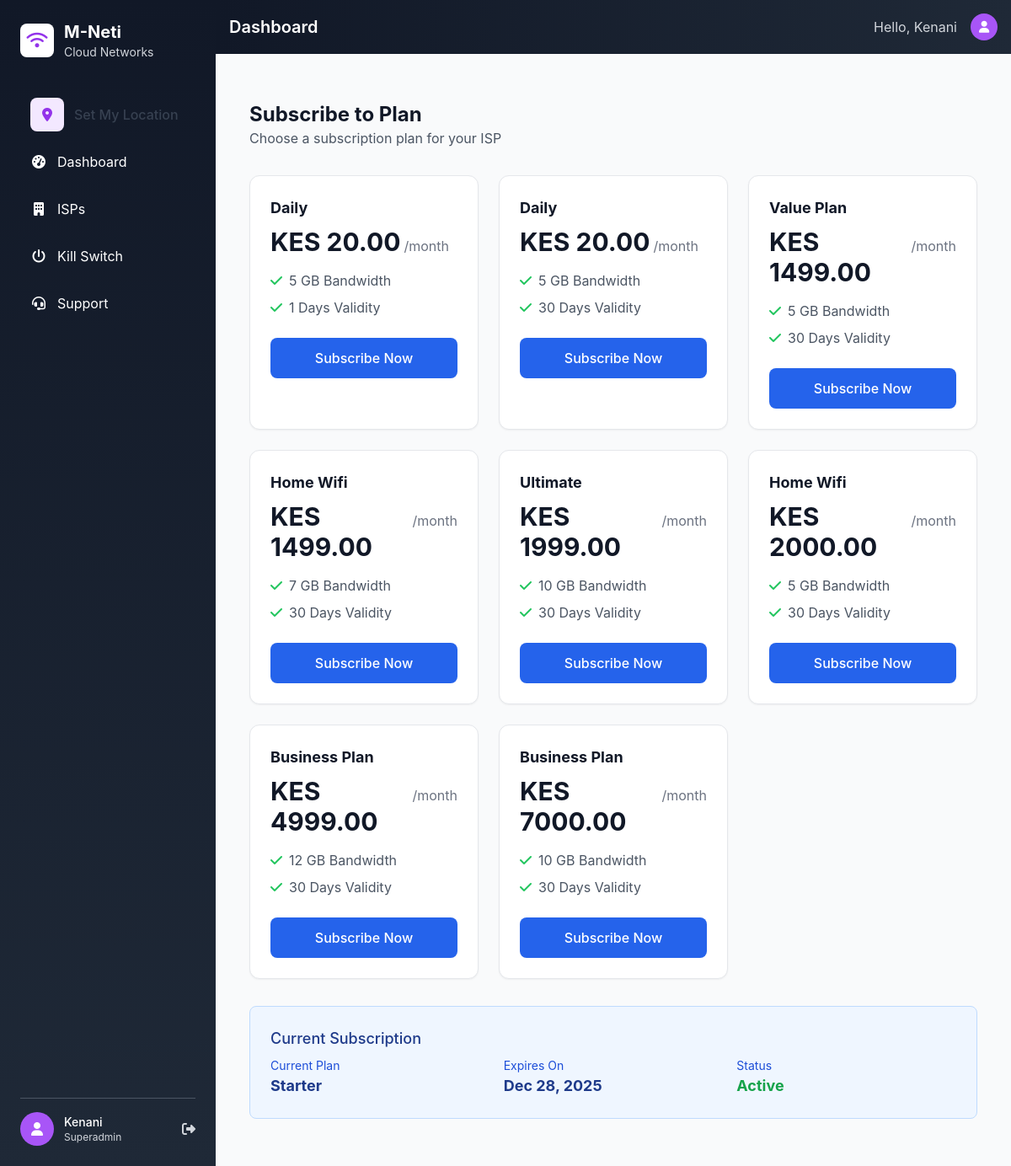
The page /billing/subscribe/ (signed in) on the database as committed earlier.
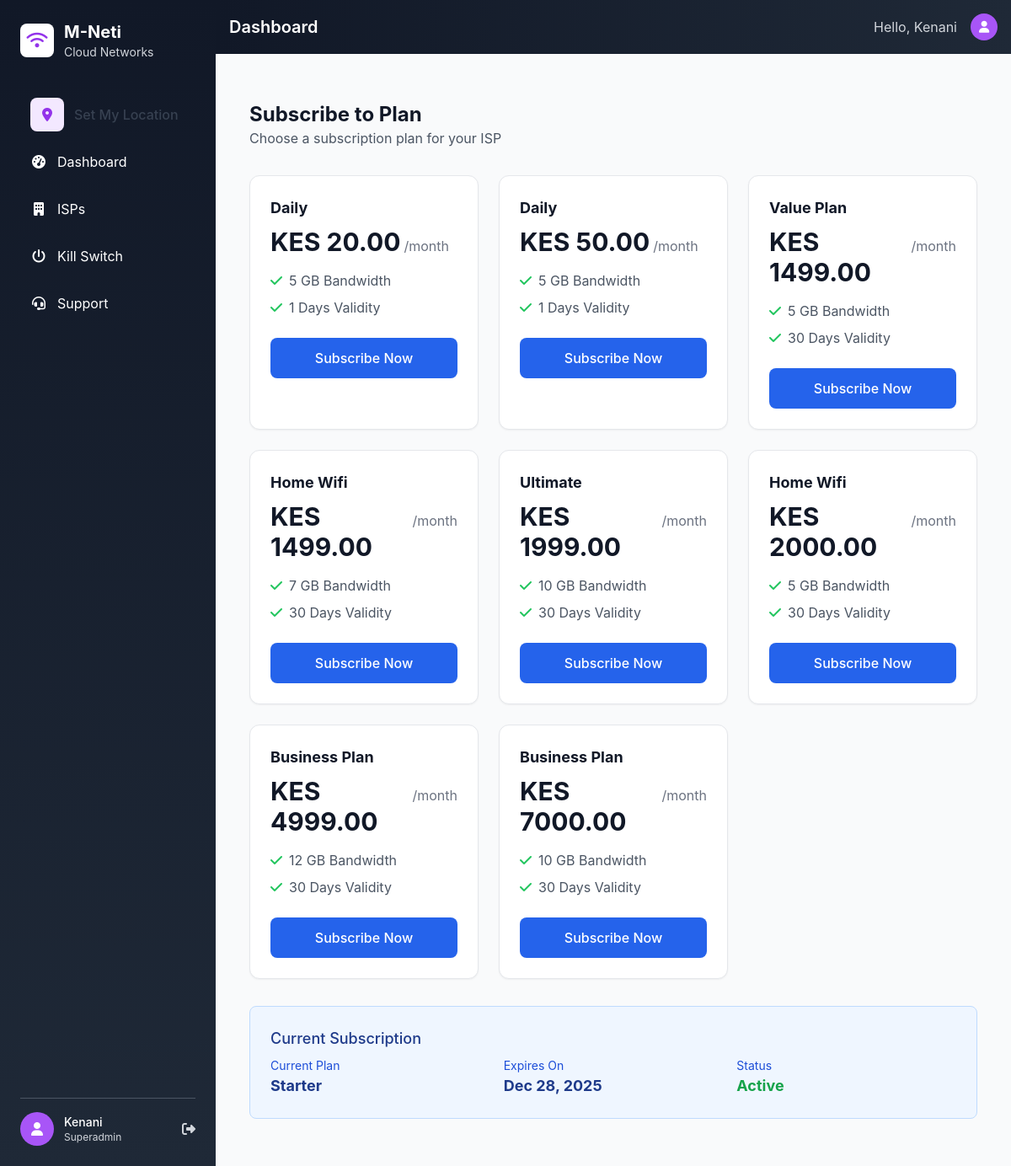
The same page on the database as committed later.
### billing/models.py (models this page shows, shortened)
class SubscriptionPlan(models.Model):
    id = models.UUIDField(primary_key=True, default=uuid.uuid4, editable=False)
    tenant = models.ForeignKey(
        'accounts.Tenant',
        on_delete=models.CASCADE,
        related_name='subscription_plans',
        null=True,
        blank=True
    )
    name = models.CharField(max_length=100)
    description = models.TextField(blank=True)
    price = models.DecimalField(max_digits=10, decimal_places=2, default=Decimal('0.00'))
    bandwidth = models.IntegerField(help_text="Mbps")  # Mbps
    data_cap = models.IntegerField(null=True, blank=True, help_text="GB (leave blank for unlimited)")  # GB, null = unlimited
    duration_days = models.IntegerField(default=30, help_text="Subscription duration in days")
    is_active = models.BooleanField(default=True)
    paystack_plan_code = models.CharField(max_length=100, blank=True)
    created_at = models.DateTimeField(default=tz.now)
    updated_at = models.DateTimeField(auto_now=True)
    class Meta:
        db_table = 'subscription_plans'
        unique_together = ['tenant', 'name']
        ordering = ['price']

### billing/views.py (the view, shortened to what this page needs)
# urls.py: path('subscribe/', views.paystack_subscribe, name='paystack_subscribe'),
@login_required
def paystack_subscribe(request):
    if request.user.role not in ['isp_admin', 'superadmin']:
        messages.error(request, 'Only ISP administrators can subscribe to plans.')
        return redirect('dashboard')
    tenant = get_object_or_404(Tenant, id=request.user.tenant.id)
    plans = SubscriptionPlan.objects.filter(is_active=True).order_by('price')
    try:
        paystack_config = PaystackConfiguration.objects.get(tenant=tenant)
        is_paystack_configured = paystack_config.is_active
    except PaystackConfiguration.DoesNotExist:
        is_paystack_configured = False
        paystack_config = None
    context = {
        'plans': plans,
        'tenant': tenant,
        'is_paystack_configured': is_paystack_configured,
        'page_title': 'Subscribe to Plan',
        'page_subtitle': 'Choose a subscription plan for your ISP',
    }
    return render(request, 'billing/subscribe.html', context)

### accounts/context_processors.py (called while the page is built)
def isp_navigation(request):
    context = {}
    if hasattr(request, 'user') and request.user.is_authenticated:
        if request.user.role in ['isp_admin', 'isp_staff']:
            tenant = getattr(request.user, 'tenant', None)
            if tenant:
                try:
                    if hasattr(CustomUser, 'registration_status'):
                        pending_count = CustomUser.objects.filter(
                            tenant=tenant,
                            role='customer',
                            registration_status='pending'
                        ).count()
                    else:
                        pending_count = 0
                except Exception:
                    pending_count = 0
                context.update({
                    'pending_count': pending_count,
                    'isp_tenant': tenant,
                })
    return context

### accounts/models.py (called while the page is built)
    @property
    def primary_domain(self):
        if self.custom_domain:
            return self.custom_domain
        return f"{self.subdomain}.mneti.com"

    def is_subscription_active(self):
        if not self.subscription_end:
            return True
        return tz.now() < self.subscription_end

### templates/billing/subscribe.html (shortened to what this page needs)
{% extends 'base.html' %}
{% load static %}
{% block content %}
<div class="max-w-6xl mx-auto px-4 py-8">
    <div class="mb-8">
        <h1 class="text-2xl font-bold text-gray-900">Subscribe to Plan</h1>
        <p class="text-gray-600">Choose a subscription plan for your ISP</p>
    </div>
    <div class="grid grid-cols-1 md:grid-cols-3 gap-6">
        {% for plan in plans %}
        <div class="bg-white rounded-xl shadow-sm border border-gray-200 p-6 hover:shadow-md transition-shadow">
            <div class="mb-6">
                <h3 class="text-lg font-bold text-gray-900 mb-2">{{ plan.name }}</h3>
                <div class="flex items-baseline mb-4">
                    <span class="text-3xl font-bold text-gray-900">KES {{ plan.price }}</span>
                    <span class="ml-1 text-gray-500">/month</span>
                </div>
                <ul class="space-y-2">
                    <li class="flex items-center text-gray-600">
                        <i class="fas fa-check text-green-500 mr-2"></i>
                        <span>{{ plan.bandwidth }} GB Bandwidth</span>
                    </li>
                    <li class="flex items-center text-gray-600">
                        <i class="fas fa-check text-green-500 mr-2"></i>
                        <span>{{ plan.duration_days }} Days Validity</span>
                    </li>
                </ul>
            </div>
            <form method="POST" action="{% url 'paystack_subscribe' %}"
                  onsubmit="return confirmSubscribe('{{ plan.name }}', {{ plan.price }})">
                <button type="submit"
                        class="w-full bg-blue-600 hover:bg-blue-700 text-white font-medium py-3 px-4 rounded-lg transition disabled:opacity-50 disabled:cursor-not-allowed"
                        {% if not is_paystack_configured %}disabled{% endif %}>
                    {% if not is_paystack_configured %}
                    Configure PayStack First
                    {% else %}
                    Subscribe Now
                    {% endif %}
                </button>
            </form>
        </div>
        {% empty %}
        <div class="col-span-3 text-center py-12">
            <i class="fas fa-box-open text-4xl text-gray-300 mb-4"></i>
            <h3 class="text-lg font-medium text-gray-900 mb-2">No Plans Available</h3>
            <p class="text-gray-500">Subscription plans are currently not available.</p>
        </div>
        {% endfor %}
    </div>
    {% if tenant.subscription_plan %}
    <div class="mt-8 bg-blue-50 border border-blue-200 rounded-lg p-6">
        <h3 class="text-lg font-medium text-blue-900 mb-2">Current Subscription</h3>
        <div class="grid grid-cols-1 md:grid-cols-3 gap-4">
            <div>
                <p class="text-sm text-blue-700">Current Plan</p>
                <p class="text-lg font-bold text-blue-900">{{ tenant.get_subscription_plan_display }}</p>
            </div>
            <div>
                <p class="text-sm text-blue-700">Expires On</p>
                <p class="text-lg font-bold text-blue-900">
                    {% if tenant.subscription_end %}
                        {{ tenant.subscription_end|date:"M d, Y" }}
                    {% else %}
                        Not set
                    {% endif %}
                </p>
            </div>
            <div>
                <p class="text-sm text-blue-700">Status</p>
                <p class="text-lg font-bold text-blue-900">
                    {% if tenant.is_active %}
                    <span class="text-green-600">Active</span>
                    {% else %}
                    <span class="text-red-600">Inactive</span>
                    {% endif %}
                </p>
            </div>
        </div>
    </div>
    {% endif %}
</div>
{% endblock %}

Rows that differ between the two databases and show on the page:
changed SubscriptionPlan (number 2 of 8 on the later page): price "20.00" → "50.00"; duration_days "30" → "1"
